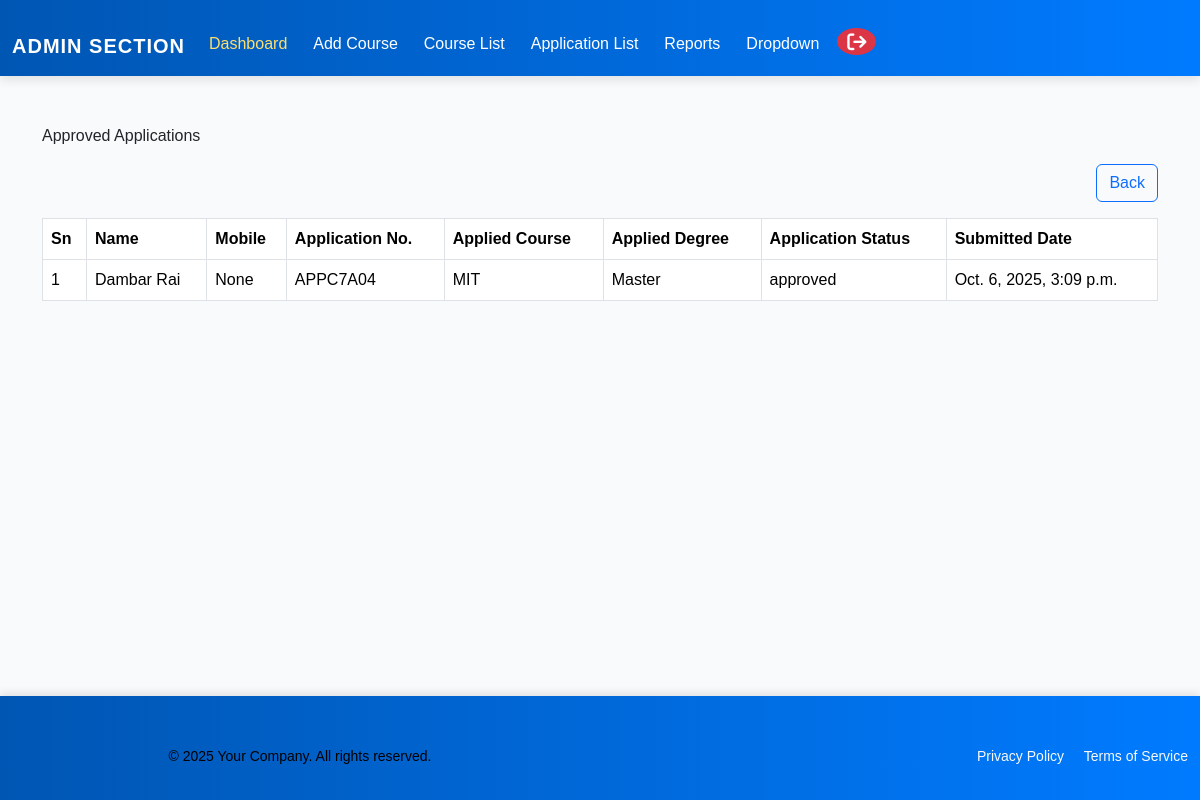
The app's page /total-approved/ (signed in), older data.
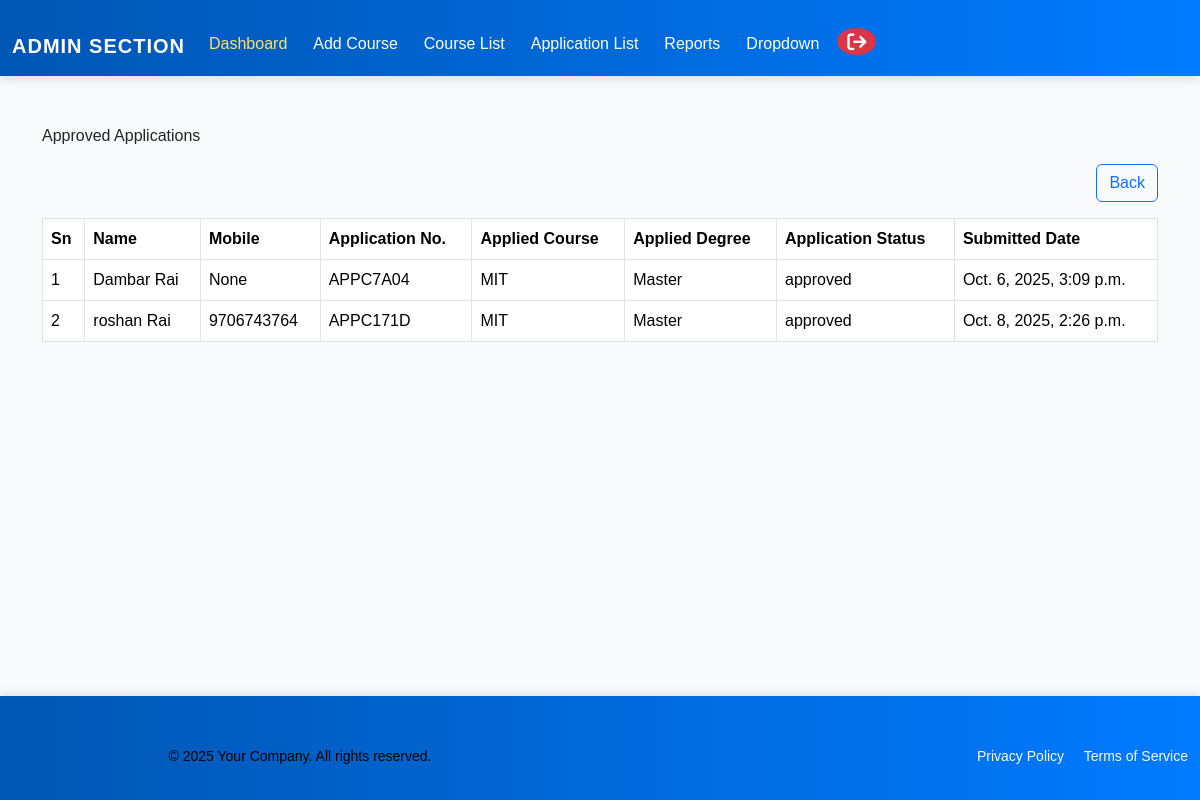
The same page, newer data.
### admissionapp/models.py (models this page shows, shortened)
class Application(models.Model):
    APP_STATUS = [
        ("pending", "Pending"),
        ("approved", "Approved"),
        ("rejected", "Rejected"),
        ("re-submit", "Re-submit"),
    ]
    user = models.ForeignKey(
        settings.AUTH_USER_MODEL,
        on_delete=models.CASCADE,
        related_name="applications",
    )
    course = models.ForeignKey(
        "CourseDetails",
        on_delete=models.PROTECT,
        related_name="applications",
    )
    application_no = models.CharField(
        max_length=15,
        unique=True,
        default=generate_application_no,
    )
    application_status = models.CharField(
        max_length=50,
        choices=APP_STATUS,
        default="pending",
    )
    submitted_at = models.DateTimeField(auto_now_add=True)
    approved_rejected_date = models.DateTimeField(null=True, blank=True)
    reason_to_reject = models.TextField(null=True, blank=True)
    is_paid = models.BooleanField(default=False)
    class Meta:
        constraints = [
            UniqueConstraint(fields=["user", "course"], name="unique_user_course"),
        ]

class CustomUser(AbstractUser):
    mobile = models.CharField(
        max_length=10,
        unique=True,
        null=True,
        blank=True,
        default=None,
        help_text="10 digit mobile number",
    )
    email = models.EmailField(unique=True)
    user_created_at = models.DateField(auto_now_add=True, blank=True, null=True)
    is_admin = models.BooleanField(default=False)
    is_user = models.BooleanField(default=True)
    @property
    def full_name(self):
        return f"{self.first_name} {self.last_name}".strip()

class CourseDetails(models.Model):
    DEGREE_CHOICES = [
        ("Master", "Master"),
        ("Bachelor", "Bachelor"),
        ("Plus2", "Plus2"),
    ]
    COURSE_DURATION = [
        ("2 Years", "2 Years"),
        ("3 Years", "3 Years"),
        ("4 Years", "4 Years"),
        ("5 Years", "5 Years"),
    ]
    degree = models.CharField(max_length=50, choices=DEGREE_CHOICES)
    course_name = models.CharField(max_length=10, unique=True,
                                   verbose_name="Course Name(short form)")
    course_full_name = models.CharField(max_length=100, unique=True, blank=True,
                                    verbose_name="Course Full Name")
    course_code = models.CharField(max_length=10, unique=True)
    course_duration = models.CharField(max_length=10, choices=COURSE_DURATION)
    total_seats = models.PositiveIntegerField(default=40)
    seats_filled = models.PositiveIntegerField(default=0)
    course_fee = models.DecimalField(max_digits=10, decimal_places=2, default=0)
    course_add_date = models.DateTimeField(auto_now_add=True, blank=True, null=True)
    course_desc = models.TextField(blank=True, help_text="Overview, curriculum etc"
                                   ,verbose_name="Course Description")
    min_requirement = models.TextField(
        blank=True,
        verbose_name="Minimum Requirement",
        help_text="Write as bullet sentences",
    )
    bg_pic = models.ImageField(
        upload_to=course_bg_upload_path,
        blank=True,
        null=True,
        help_text="Upload a background image for the course",
        verbose_name="Background Picture"
    )

### admissionapp/views.py (the view)
# urls.py: path("total-approved/", views.total_approved_report, name="total_approved"),
@login_required
@user_passes_test(_is_admin)
def total_approved_report(request):
    qs = Application.objects.filter(application_status="approved")
    return render(
        request,
        "admin/reports/total_approved_report.html",
        {"qs": qs}
    )

### admissionapp/context_processors.py (called while the page is built)
def profile_flags(request):
    if not request.user.is_authenticated:
        return {}
    personal_done = PersonalInfo.objects.filter(user=request.user).exists()
    edu_done = EducationalInfo.objects.filter(user=request.user).exists()
    return {
        "personal_done": personal_done,
        "edu_done": edu_done,
        "profile_ready": personal_done and edu_done,
    }

### admissionapp/views.py (called while the page is built)
def _is_admin(user):
    return getattr(user, "is_admin", False) or user.is_staff

### templates/admin/reports/total_approved_report.html (shortened to what this page needs)
{% extends 'admin/admin_base.html' %}
{% load static %}
{% block css %} <link rel="stylesheet" href=" "> {% endblock %}
{% block content %}
    <div class="total-approved-section container">
        <div class="total-approved-title">Approved Applications</div>
        <div class="back-btn text-end py-3"><a href="{% url 'reports' %}" class="btn btn-outline-primary">Back</a></div>
        <table class="table table-bordered align-middle">
      <thead>
        <tr>
          <th>Sn</th>
          <th>Name</th>
          <th>Mobile</th>
          <th>Application No.</th>
          <th>Applied Course</th>
          <th>Applied Degree</th>
          <th>Application Status</th>
          <th>Submitted Date</th>
        </tr>
      </thead>
      <tbody>
        {% for qs in qs %}
            <tr>
            <td>{{ forloop.counter }}</td>
            <td>{{ qs.user.full_name }}</td>
            <td>{{ qs.user.mobile }}</td>
            <td>{{ qs.application_no }}</td>
            <td>{{ qs.course.course_name }}</td>
            <td>{{ qs.course.degree }}</td>
            <td>{{ qs.application_status }}</td>
            <td>{{ qs.submitted_at }}</td>
            </tr>
        {% empty %}
            <tr><td colspan="9" class="text-center text-muted">No Applications found.</td></tr>
        {% endfor %}
      </tbody>
    </table>
    </div>
{% endblock %}

Row changes from the older to the newer data that the page shows:
added Application: user.full_name "roshan Rai", user.mobile "9706743764", application_no "APPC171D", course.course_name "MIT", course.degree "Master", application_status "approved", submitted_at "Oct. 8, 2025, 2:26 p.m."
